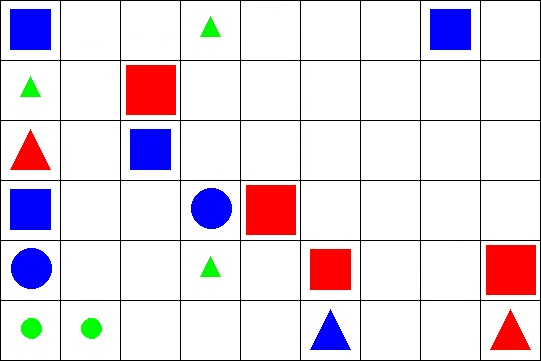
#> input picture test_images/original.jpg, 541 x 361 px
$ python imagefinal.py   (Python 2 division)
#> lines starting #> are read from the running program, lines starting #| are printed output that depends on the picture; after the words box and inside, x2 and y2 are one past the last pixel; in counts of white or black regions, pixels touching at a corner belong together
#> further down, arena is the input picture: shape (361, 541, 3); mean B, G, R 228.8, 217.8, 229.8
# -*- coding: utf-8 -*-
import cv2
import numpy as np

arena_images=[]

def getType(size):
    if(size[0]>1200 and size[0]<=1600):
        return 'medium'
    elif(size[0]<400 and size[0]>10):
        return 'small'
    elif(size[0]>1600):
        return 'large'

def getSize(image):
	gray = cv2.cvtColor(image,cv2.COLOR_BGR2GRAY)
	ret,thresh = cv2.threshold(gray,170,255,1)
	contours,h = cv2.findContours(thresh,1,2)
	cnt = contours[0]
	A = cv2.contourArea(cnt)
	P = cv2.arcLength(cnt,True)
	return (A,P)

def getShape(image):
	#return 'pass shape'
	gray = cv2.cvtColor(image,cv2.COLOR_BGR2GRAY)
	ret,thresh = cv2.threshold(gray,200,255,1)#170 default,255,1
	contours,h = cv2.findContours(thresh,1,2)
	for cnt in contours:
		approx = cv2.approxPolyDP(cnt,0.01*cv2.arcLength(cnt,True),True)

		if len(approx)==3:
			return "Triangle"
		elif len(approx)==4:
			return "4-sided"
		else:
			return "Circle"

def getObjects(arena):
    column=[]
    global arena_images
    for i in range(1,arena.shape[0],arena.shape[0]/6):
        for j in range(1,arena.shape[1],arena.shape[1]/9):
            column+=[arena.copy()[i:i+(arena.shape[0]/6-1), j:j+(arena.shape[1]/9)-1]]
        arena_images+=[column]
        column=[]

def gamma_correction(img, correction):
#> called with correction = 0.5
    img = img/255.0
    img = cv2.pow(img, correction)
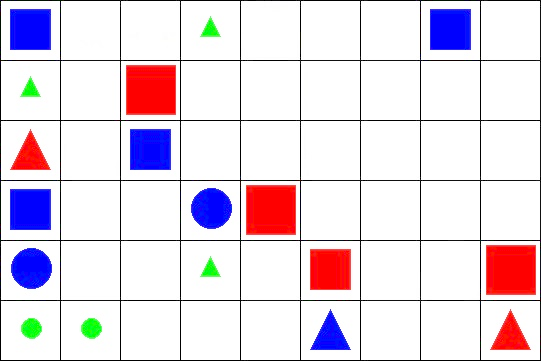
#> img: shape (361, 541, 3) float64; mean of channels 0, 1, 2 0.903, 0.86, 0.906; drawn as B, G, R
    return np.uint8(img*255)

def getColor(image,flag):
        height, width, channel = image.shape
        midheight=height/2
        midwidth=width/2
    	b=image[midheight,midwidth,0]
    	g=image[midheight,midwidth,1]
    	r=image[midheight,midwidth,2]

        image[midheight][midwidth]=[0,0,255]

        cv2.imwrite('dot.png',image)
        cv2.imshow("Dot", image)
        cv2.waitKey(0)

        b=np.int_(b)
        g=np.int_(g)
        r=np.int_(r)

        if(flag==1):
            print b,g,r
        #check for white
        if(abs((b-g))<20):
            if(abs(b-r)<20):
                if(r>30):
                    return 'white'
                else:
                    return 'black'
	   #find greater value color
        if(b>g):
            if(b>r):
                return 'blue'
            else:
                return 'red'
        else:
            if(g>r):
                return 'green'
            else:
                return 'red'


# arena = cv2.imread('original.jpg')
arena = cv2.imread('test_images/original.jpg')
arena = gamma_correction(arena, 0.5)
cv2.imwrite('arena.png',arena)
cv2.imshow("After Gamma Correction", arena)
cv2.waitKey(0)

getObjects(arena)
#> after the loop in getObjects, `for i in range(1,arena.shape[0],arena.shape[0]/6):`: arena_images = 6 items

#check output of colors
for i in range(0,6):
    for j in range(0,9):
        if(i==0 and j==3):
            #print i+1,j+1,getColor(arena_images[i][j],0),getShape(arena_images[i][j],1)
            print i+1,j+1,getColor(arena_images[i][j],0),getShape(arena_images[i][j]),getSize(arena_images[i][j]),getType(getSize(arena_images[i][j]))
        else:
            print i+1,j+1,getColor(arena_images[i][j],0),getShape(arena_images[i][j]),getSize(arena_images[i][j]),getType(getSize(arena_images[i][j]))
#> this loop made 6 passes
#> (printed output is left out)
#> pass 1, in getColor, `cv2.imwrite('dot.png',image)`:
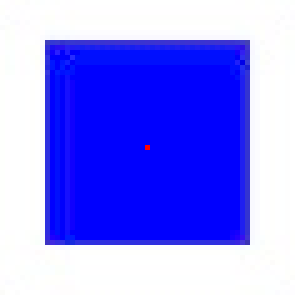
#> saved as dot.png: shape (59, 59, 3) (shown 5 times larger); mean B, G, R 252, 135, 134.8
#> pass 1, in getShape, `gray = cv2.cvtColor(image,cv2.COLOR_BGR2GRAY)`:
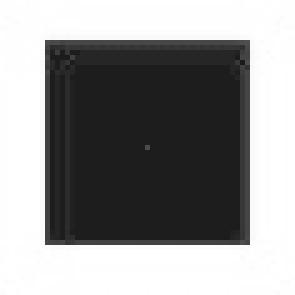
#> gray: shape (59, 59) (shown 5 times larger); min 26, max 255, mean 148.3
#> pass 1, in getShape, `ret,thresh = cv2.threshold(gray,200,255,1)#170 default,255,1`:
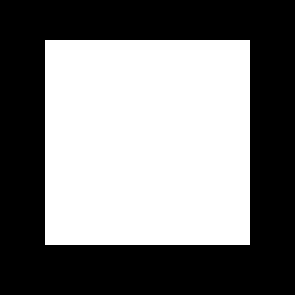
#> thresh: shape (59, 59) (shown 5 times larger); 48.3% white; 1 white region, box (x1, y1, x2, y2) and area: (9, 8, 50, 49) 1681

cv2.imwrite('arena.png',arena)
cv2.imshow("Final", arena)
cv2.waitKey(0)

$ run again, with test_images/sample_arena.jpg copied over test_images/original.jpg
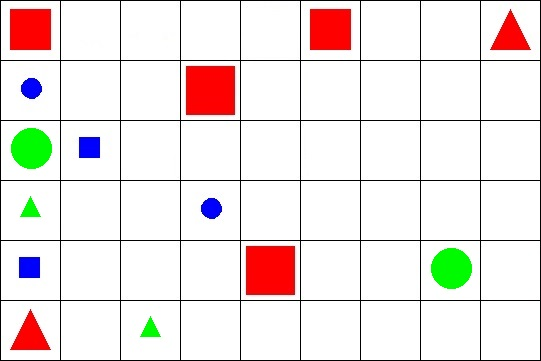
#> input picture test_images/sample_arena.jpg, 541 x 361 px
#> arena is the input picture: shape (361, 541, 3); mean B, G, R 228.2, 230.3, 238.6
#> after the loop in getObjects, `for i in range(1,arena.shape[0],arena.shape[0]/6):`: arena_images = 6 items
#> the loop `for i in range(0,6):` made 6 passes
#> (printed output is left out)
#> pass 1, in getColor, `cv2.imwrite('dot.png',image)`:
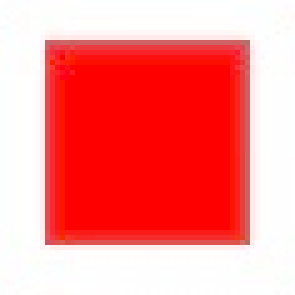
#> saved as dot.png: shape (59, 59, 3) (shown 5 times larger); mean B, G, R 138.2, 138.8, 251.5
#> pass 1, in getShape, `gray = cv2.cvtColor(image,cv2.COLOR_BGR2GRAY)`:
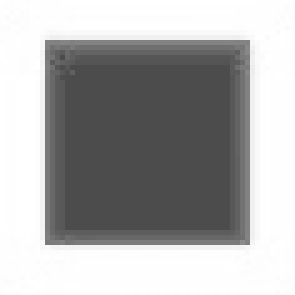
#> gray: shape (59, 59) (shown 5 times larger); min 75, max 255, mean 172.4
